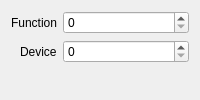
     <widget class="QWidget" name="pci_tab">
      <property name="toolTip">
       <string>PCI</string>
      </property>
      <property name="statusTip">
       <string>PCI</string>
      </property>
      <property name="whatsThis">
       <string>&lt;html&gt;&lt;head/&gt;&lt;body&gt;&lt;p&gt;PCI&lt;/p&gt;&lt;/body&gt;&lt;/html&gt;</string>
      </property>
      <attribute name="icon">
       <iconset theme="system"></iconset>
      </attribute>
      <attribute name="title">
       <string>PCI</string>
      </attribute>
      <layout class="QFormLayout" name="pci_layout">
       <property name="labelAlignment">
        <set>Qt::AlignRight|Qt::AlignTrailing|Qt::AlignVCenter</set>
       </property>
       <item row="0" column="0">
        <widget class="QLabel" name="function_label">
         <property name="toolTip">
          <string>Function</string>
         </property>
         <property name="statusTip">
          <string>Function</string>
         </property>
         <property name="whatsThis">
          <string>&lt;html&gt;&lt;head/&gt;&lt;body&gt;&lt;p&gt;Function&lt;/p&gt;&lt;/body&gt;&lt;/html&gt;</string>
         </property>
         <property name="text">
          <string>Function</string>
         </property>
        </widget>
       </item>
       <item row="1" column="0">
        <widget class="QLabel" name="device_label">
         <property name="toolTip">
          <string>Device</string>
         </property>
         <property name="statusTip">
          <string>Device</string>
         </property>
         <property name="whatsThis">
          <string>&lt;html&gt;&lt;head/&gt;&lt;body&gt;&lt;p&gt;Device&lt;/p&gt;&lt;/body&gt;&lt;/html&gt;</string>
         </property>
         <property name="text">
          <string>Device</string>
         </property>
        </widget>
       </item>
       <item row="0" column="1">
        <widget class="QSpinBox" name="function_number">
         <property name="toolTip">
          <string>Function</string>
         </property>
         <property name="statusTip">
          <string>Function</string>
         </property>
         <property name="whatsThis">
          <string>&lt;html&gt;&lt;head/&gt;&lt;body&gt;&lt;p&gt;Function&lt;/p&gt;&lt;/body&gt;&lt;/html&gt;</string>
         </property>
         <property name="maximum">
          <number>7</number>
         </property>
        </widget>
       </item>
       <item row="1" column="1">
        <widget class="QSpinBox" name="device_number">
         <property name="toolTip">
          <string>Device</string>
         </property>
         <property name="statusTip">
          <string>Device</string>
         </property>
         <property name="whatsThis">
          <string>&lt;html&gt;&lt;head/&gt;&lt;body&gt;&lt;p&gt;Device&lt;/p&gt;&lt;/body&gt;&lt;/html&gt;</string>
         </property>
         <property name="maximum">
          <number>31</number>
         </property>
        </widget>
       </item>
      </layout>
     </widget>
